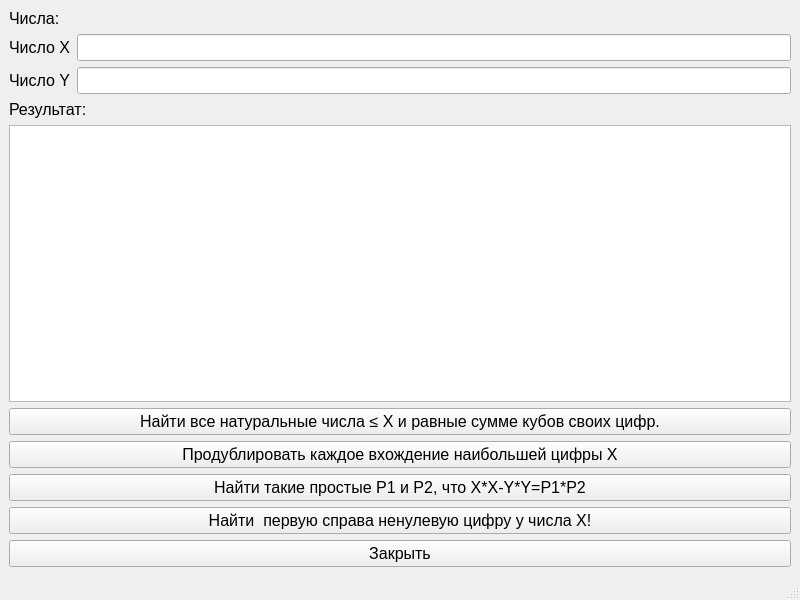
<?xml version="1.0" encoding="UTF-8"?>
<ui version="4.0">
 <class>MainWindow</class>
 <widget class="QMainWindow" name="MainWindow">
  <property name="geometry">
   <rect>
    <x>0</x>
    <y>0</y>
    <width>800</width>
    <height>600</height>
   </rect>
  </property>
  <property name="font">
   <font>
    <pointsize>12</pointsize>
   </font>
  </property>
  <property name="windowTitle">
   <string>Операции с числами</string>
  </property>
  <widget class="QWidget" name="centralwidget">
   <layout class="QVBoxLayout" name="verticalLayout_4">
    <item>
     <layout class="QVBoxLayout" name="verticalLayout_2">
      <item>
       <widget class="QLabel" name="label_4">
        <property name="text">
         <string>Числа:</string>
        </property>
       </widget>
      </item>
      <item>
       <layout class="QHBoxLayout" name="horizontalLayout_2">
        <item>
         <widget class="QLabel" name="label">
          <property name="text">
           <string>Число Х</string>
          </property>
         </widget>
        </item>
        <item>
         <widget class="QLineEdit" name="lineEdit"/>
        </item>
       </layout>
      </item>
      <item>
       <layout class="QHBoxLayout" name="horizontalLayout">
        <item>
         <widget class="QLabel" name="label_2">
          <property name="text">
           <string>Число Y</string>
          </property>
         </widget>
        </item>
        <item>
         <widget class="QLineEdit" name="lineEdit_2"/>
        </item>
       </layout>
      </item>
     </layout>
    </item>
    <item>
     <layout class="QVBoxLayout" name="verticalLayout_3">
      <item>
       <widget class="QLabel" name="label_3">
        <property name="text">
         <string>Результат:</string>
        </property>
       </widget>
      </item>
      <item>
       <widget class="QTextBrowser" name="textBrowser"/>
      </item>
     </layout>
    </item>
    <item>
     <layout class="QVBoxLayout" name="verticalLayout">
      <item>
       <widget class="QPushButton" name="pushButton_2">
        <property name="text">
         <string>Найти все натуральные числа ≤ X и равные сумме кубов своих цифр.</string>
        </property>
       </widget>
      </item>
      <item>
       <widget class="QPushButton" name="pushButton_4">
        <property name="text">
         <string>Продублировать каждое вхождение наибольшей цифры X</string>
        </property>
       </widget>
      </item>
      <item>
       <widget class="QPushButton" name="pushButton_3">
        <property name="text">
         <string>Найти такие простые P1 и P2, что X*X-Y*Y=P1*P2</string>
        </property>
       </widget>
      </item>
      <item>
       <widget class="QPushButton" name="pushButton_5">
        <property name="text">
         <string>Найти  первую справа ненулевую цифру у числа X!</string>
        </property>
       </widget>
      </item>
      <item>
       <widget class="QPushButton" name="pushButton">
        <property name="font">
         <font>
          <pointsize>12</pointsize>
         </font>
        </property>
        <property name="text">
         <string>Закрыть</string>
        </property>
       </widget>
      </item>
     </layout>
    </item>
   </layout>
  </widget>
  <widget class="QMenuBar" name="menubar">
   <property name="geometry">
    <rect>
     <x>0</x>
     <y>0</y>
     <width>800</width>
     <height>32</height>
    </rect>
   </property>
  </widget>
  <widget class="QStatusBar" name="statusbar"/>
 </widget>
 <resources/>
 <connections>
  <connection>
   <sender>pushButton</sender>
   <signal>clicked()</signal>
   <receiver>MainWindow</receiver>
   <slot>close()</slot>
   <hints>
    <hint type="sourcelabel">
     <x>400</x>
     <y>530</y>
    </hint>
    <hint type="destinationlabel">
     <x>521</x>
     <y>359</y>
    </hint>
   </hints>
  </connection>
 </connections>
</ui>
